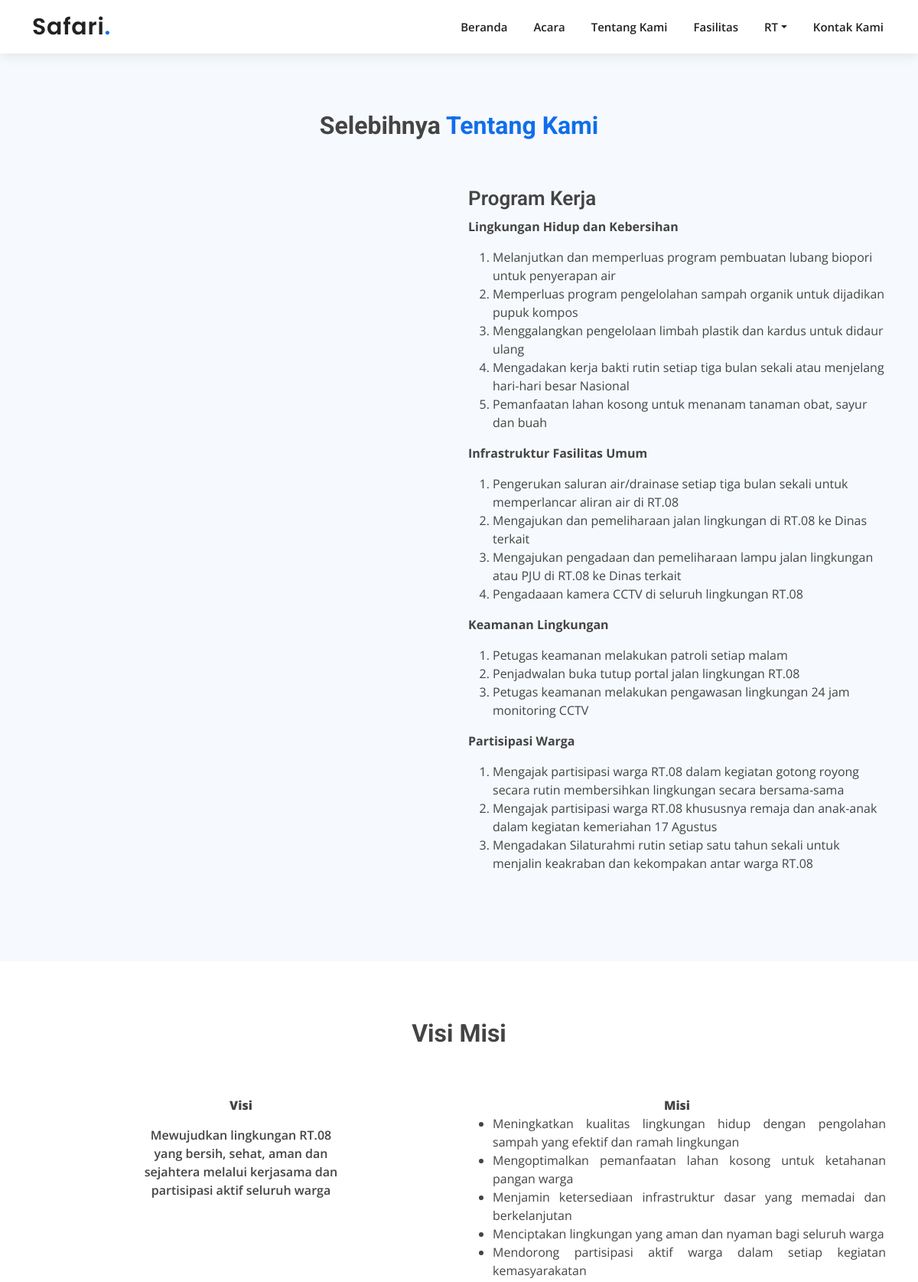
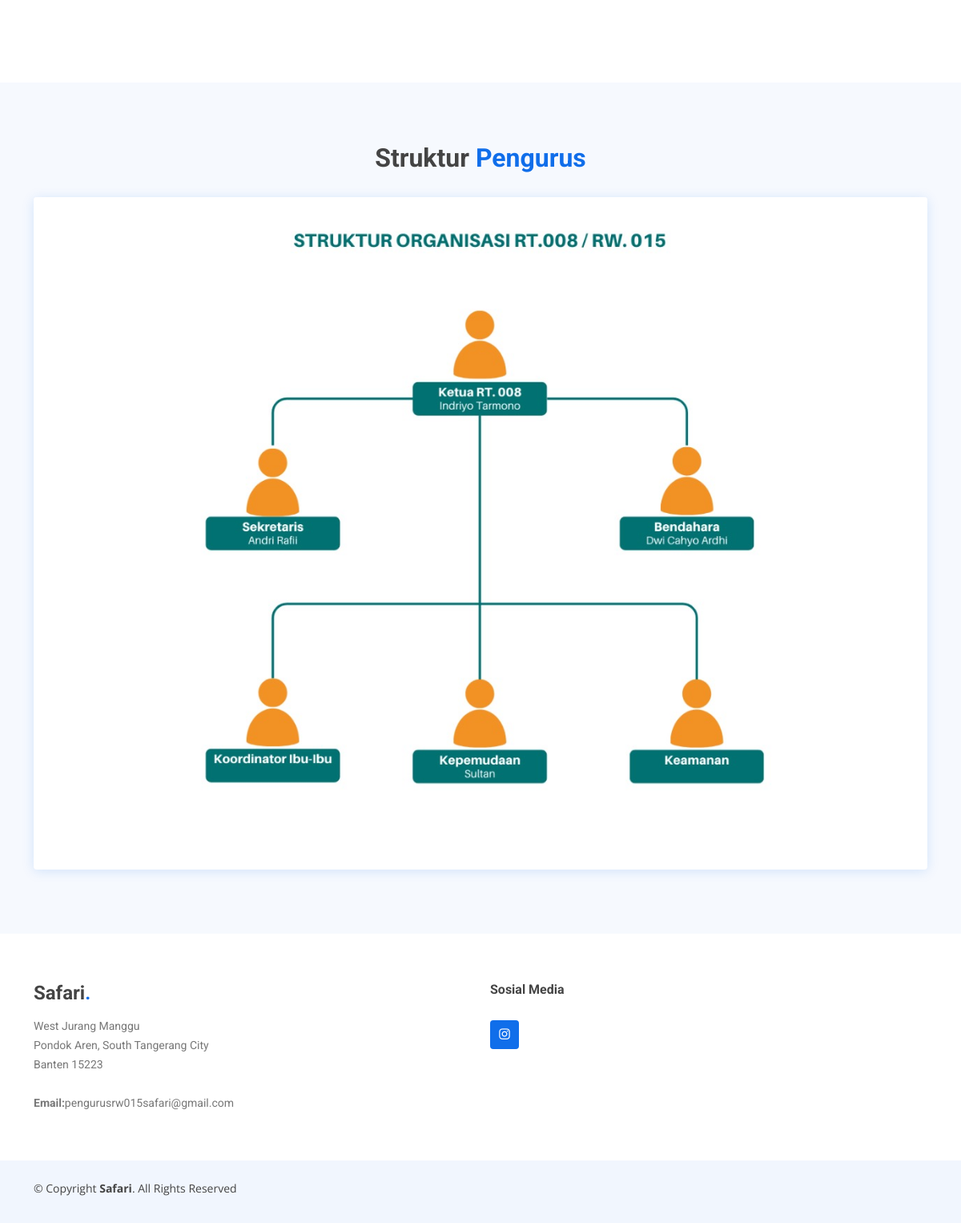
Page /RT8/ on the committed database (2 pictures, top to bottom).
### Websitert/models.py (models this page shows, shortened)
class rt8(models.Model):
    about = models.ImageField(upload_to='images/', blank=True, null=True, default='')
    text = HTMLField(blank=True, null=True)
    title = models.CharField(max_length=50, blank=True, null=True)
    judul = models.CharField(max_length=50, blank=True, null=True, default='')
    contentkanan = HTMLField(verbose_name='Content Kiri', blank=True, null=True)
    contentkiri = HTMLField(verbose_name='Content Kanan', blank=True, null=True)
    image = models.ImageField(upload_to='images/', blank=True, null=True, default='')
    class Meta:
        verbose_name_plural = "RT  8"
        ordering = ['title']

### Websitert/views.py (the view)
# urls.py: path('RT8/', views.delapan, name='rt8'),
def delapan(request):
    RT = rt8.objects.all()
    context = {
        'RT': RT,
    }
    return render(request, 'rt8.html', context)

### templates/rt8.html (shortened to what this page needs)
{% extends 'base.html' %}
{% load static %}
{% block content %}
{% for a in RT %}
<section id="about" class="about section-bg">
  <div class="container">
    <div class="section-title" data-aos="fade-up">
      <h3>Selebihnya <span>Tentang Kami</span></h3>
    </div>
    <div class="row">
      <div class="col-lg-6" data-aos="fade-right" data-aos-delay="100">
      </div>
      <div class="col-lg-6 pt-4 pt-lg-0 content d-flex flex-column justify-content-center" data-aos="fade-up"
        data-aos-delay="100">
        <p class="fst-italic">
          {{a.text | safe }}
        </p>
      </div>
    </div>
  </div>
</section>
<section id="visi-misi" class="visi-misi">
  <div class="container" data-aos="fade-up">
    {% for a in RT %}
    <div class="section-title" data-aos="fade-up">
      {% if a.judul %}
      <h3>{{a.judul}}</h3>
      {% endif %}
      <br>
      <br>
      <div class="row">
        <div class="col-lg-6" data-aos="fade-right" data-aos-delay="100">
          <p class="fst-italic">
            {{a.contentkanan|safe}}
          </p>
        </div>
        <div class="col-lg-6" data-aos=" fade-up" data-aos-delay="100">
          <p class="fst-italic">
            {{a.contentkiri|safe}}
          </p>
        </div>
      </div>
      {% endfor %}
    </div>
  </div>
</section>
<section id="team" class="team section-bg">
  <div class="container" data-aos="fade-up">
    <div class="section-title">
      <h3>Struktur <span>Pengurus</span></h3>
    </div>
    <div class="row">
      <div class="d-flex align-items-center" data-aos="fade-up" data-aos-delay="100">
        <div class="member">
          <div class="member-img">
            {% if a.image %}
            <img src="{{ a.image.url }}" class="img-fluid" alt="">
            {% endif %}
          </div>
          <div class="member-info">
          </div>
        </div>
      </div>
    </div>
  </div>
</section>
{% endfor %}
{% endblock %}

### static/assets/css/style.css (style rules this page uses)
body { font-family: "Open Sans", sans-serif; color: #444444; }
h1, h2, h3, h4, h5, h6 { font-family: "Roboto", sans-serif; }
.scrolled-offset { margin-top: 70px; }
section { padding: 60px 0; overflow: hidden; }
.section-bg { background-color: #f6f9fe; }
.section-title { text-align: center; padding-bottom: 30px; }
.section-title h3 { margin: 15px 0 0 0; font-size: 32px; font-weight: 700; }
.section-title h3 span { color: #106eea; }
.section-title p { margin: 15px auto 0 auto; font-weight: 600; }
@media (min-width: 1024px) { .section-title p { width: 50%; } }
.about .content h3 { font-weight: 600; font-size: 26px; }
.team { padding: 60px 0; }
.team .member { margin-bottom: 20px; overflow: hidden; border-radius: 4px; background: #fff; box-shadow: 0px 2px 15px rgba(16, 110, 234, 0.15); }
.team .member .member-img { position: relative; overflow: hidden; }
.team .member .member-info { padding: 25px 15px; }

### rows in the picture
rt8: text "Program Kerja Lingkungan Hidup dan Kebersihan Melanjutkan dan memperluas program pembuatan lubang biopori untuk penyerapan air Memperluas program pengelolahan sampah organik untuk dijadikan pupuk kompos Menggalangkan pengelolaan limbah plastik dan kardus untuk didaur ulang Mengadakan kerja bakti rutin setiap tiga bulan sekali atau menjelang hari-hari besar Nasional Pemanfaatan lahan kosong untuk menanam tanaman obat, sayur dan buah Infrastruktur Fasilitas Umum Pengerukan saluran air/drainase setiap tiga bulan sekali untuk memperlancar aliran air di RT.08 Mengajukan dan pemeliharaan jalan lingkungan di RT.08 ke Dinas terkait Mengajukan pengadaan dan pemeliharaan lampu jalan lingkungan atau…", judul "Visi Misi", contentkanan "Visi Mewujudkan lingkungan RT.08 yang bersih, sehat, aman dan sejahtera melalui kerjasama dan partisipasi aktif seluruh warga", contentkiri "Misi Meningkatkan kualitas lingkungan hidup dengan pengolahan sampah yang efektif dan ramah lingkungan Mengoptimalkan pemanfaatan lahan kosong untuk ketahanan pangan warga Menjamin ketersediaan infrastruktur dasar yang memadai dan berkelanjutan Menciptakan lingkungan yang aman dan nyaman bagi seluruh warga Mendorong partisipasi aktif warga dalam setiap kegiatan kemasyarakatan", image (picture)
